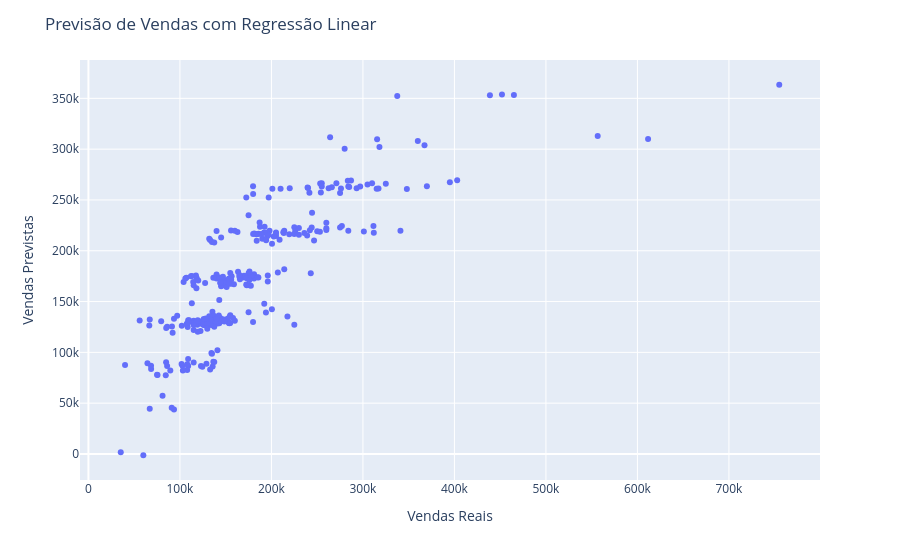

Notebook code for this chart:
### Markdown cell above
# ETAPA 5: VISUALIZAÇÃO

### Code cell
fig = px.scatter(x=y_test, y=y_pred)
fig.update_layout(
    title="Previsão de Vendas com Regressão Linear",
    xaxis_title="Vendas Reais",
    yaxis_title="Vendas Previstas",
)
fig.show()

### Figure 1 — Plotly figure (JSON) as saved in the notebook; plotly's stock layout.template omitted (floating-point values rounded to 4 significant figures; data arrays with more than 128 entries replaced by an {"elided": "..."} marker saying what was removed)
{"data": [{"hovertemplate": "x=%{x}<br>y=%{y}<extra></extra>", "legendgroup": "", "marker": {"color": "#636efa", "symbol": "circle"}, "mode": "markers", "name": "", "orientation": "v", "showlegend": false, "type": "scatter", "x": {"elided": "292 int values"}, "xaxis": "x", "y": {"elided": "292 float values"}, "yaxis": "y"}], "layout": {"legend": {"tracegroupgap": 0}, "margin": {"t": 60}, "title": {"text": "Previsão de Vendas com Regressão Linear"}, "xaxis": {"anchor": "y", "domain": [0, 1], "title": {"text": "Vendas Reais"}}, "yaxis": {"anchor": "x", "domain": [0, 1], "title": {"text": "Vendas Previstas"}}}}
